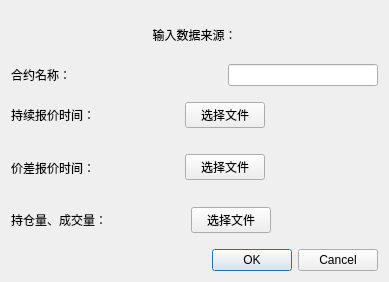
<?xml version="1.0" encoding="UTF-8"?>
<ui version="4.0">
 <class>setting_riskprmt</class>
 <widget class="QDialog" name="setting_riskprmt">
  <property name="geometry">
   <rect>
    <x>0</x>
    <y>0</y>
    <width>389</width>
    <height>282</height>
   </rect>
  </property>
  <property name="windowTitle">
   <string>监控指标来源</string>
  </property>
  <layout class="QVBoxLayout" name="verticalLayout_2">
   <item>
    <layout class="QVBoxLayout" name="verticalLayout">
     <item>
      <widget class="QLabel" name="label">
       <property name="text">
        <string>输入数据来源：</string>
       </property>
       <property name="alignment">
        <set>Qt::AlignCenter</set>
       </property>
      </widget>
     </item>
    </layout>
   </item>
   <item>
    <layout class="QHBoxLayout" name="horizontalLayout_4">
     <item>
      <widget class="QLabel" name="label_8">
       <property name="text">
        <string>合约名称：</string>
       </property>
      </widget>
     </item>
     <item>
      <spacer name="horizontalSpacer_7">
       <property name="orientation">
        <enum>Qt::Horizontal</enum>
       </property>
       <property name="sizeHint" stdset="0">
        <size>
         <width>40</width>
         <height>20</height>
        </size>
       </property>
      </spacer>
     </item>
     <item>
      <widget class="QLineEdit" name="lineEdit"/>
     </item>
    </layout>
   </item>
   <item>
    <layout class="QHBoxLayout" name="horizontalLayout">
     <item>
      <widget class="QLabel" name="label_2">
       <property name="text">
        <string>持续报价时间：</string>
       </property>
      </widget>
     </item>
     <item>
      <spacer name="horizontalSpacer">
       <property name="orientation">
        <enum>Qt::Horizontal</enum>
       </property>
       <property name="sizeHint" stdset="0">
        <size>
         <width>40</width>
         <height>20</height>
        </size>
       </property>
      </spacer>
     </item>
     <item>
      <widget class="QPushButton" name="pushButton">
       <property name="text">
        <string>选择文件</string>
       </property>
      </widget>
     </item>
     <item>
      <spacer name="horizontalSpacer_4">
       <property name="orientation">
        <enum>Qt::Horizontal</enum>
       </property>
       <property name="sizeHint" stdset="0">
        <size>
         <width>40</width>
         <height>20</height>
        </size>
       </property>
      </spacer>
     </item>
     <item>
      <widget class="QLabel" name="label_5">
       <property name="text">
        <string>       </string>
       </property>
      </widget>
     </item>
    </layout>
   </item>
   <item>
    <layout class="QHBoxLayout" name="horizontalLayout_2">
     <item>
      <widget class="QLabel" name="label_3">
       <property name="text">
        <string>价差报价时间：</string>
       </property>
      </widget>
     </item>
     <item>
      <spacer name="horizontalSpacer_2">
       <property name="orientation">
        <enum>Qt::Horizontal</enum>
       </property>
       <property name="sizeHint" stdset="0">
        <size>
         <width>40</width>
         <height>20</height>
        </size>
       </property>
      </spacer>
     </item>
     <item>
      <widget class="QPushButton" name="pushButton_2">
       <property name="text">
        <string>选择文件</string>
       </property>
      </widget>
     </item>
     <item>
      <spacer name="horizontalSpacer_5">
       <property name="orientation">
        <enum>Qt::Horizontal</enum>
       </property>
       <property name="sizeHint" stdset="0">
        <size>
         <width>40</width>
         <height>20</height>
        </size>
       </property>
      </spacer>
     </item>
     <item>
      <widget class="QLabel" name="label_6">
       <property name="text">
        <string>       </string>
       </property>
      </widget>
     </item>
    </layout>
   </item>
   <item>
    <layout class="QHBoxLayout" name="horizontalLayout_3">
     <item>
      <widget class="QLabel" name="label_4">
       <property name="text">
        <string>持仓量、成交量：</string>
       </property>
      </widget>
     </item>
     <item>
      <spacer name="horizontalSpacer_3">
       <property name="orientation">
        <enum>Qt::Horizontal</enum>
       </property>
       <property name="sizeHint" stdset="0">
        <size>
         <width>40</width>
         <height>20</height>
        </size>
       </property>
      </spacer>
     </item>
     <item>
      <widget class="QPushButton" name="pushButton_3">
       <property name="text">
        <string>选择文件</string>
       </property>
      </widget>
     </item>
     <item>
      <spacer name="horizontalSpacer_6">
       <property name="orientation">
        <enum>Qt::Horizontal</enum>
       </property>
       <property name="sizeHint" stdset="0">
        <size>
         <width>40</width>
         <height>20</height>
        </size>
       </property>
      </spacer>
     </item>
     <item>
      <widget class="QLabel" name="label_7">
       <property name="text">
        <string>       </string>
       </property>
      </widget>
     </item>
    </layout>
   </item>
   <item>
    <widget class="QDialogButtonBox" name="buttonBox">
     <property name="orientation">
      <enum>Qt::Horizontal</enum>
     </property>
     <property name="standardButtons">
      <set>QDialogButtonBox::Cancel|QDialogButtonBox::Ok</set>
     </property>
    </widget>
   </item>
  </layout>
 </widget>
 <resources/>
 <connections>
  <connection>
   <sender>buttonBox</sender>
   <signal>accepted()</signal>
   <receiver>setting_riskprmt</receiver>
   <slot>accept()</slot>
   <hints>
    <hint type="sourcelabel">
     <x>248</x>
     <y>254</y>
    </hint>
    <hint type="destinationlabel">
     <x>157</x>
     <y>274</y>
    </hint>
   </hints>
  </connection>
  <connection>
   <sender>buttonBox</sender>
   <signal>rejected()</signal>
   <receiver>setting_riskprmt</receiver>
   <slot>reject()</slot>
   <hints>
    <hint type="sourcelabel">
     <x>316</x>
     <y>260</y>
    </hint>
    <hint type="destinationlabel">
     <x>286</x>
     <y>274</y>
    </hint>
   </hints>
  </connection>
 </connections>
</ui>
